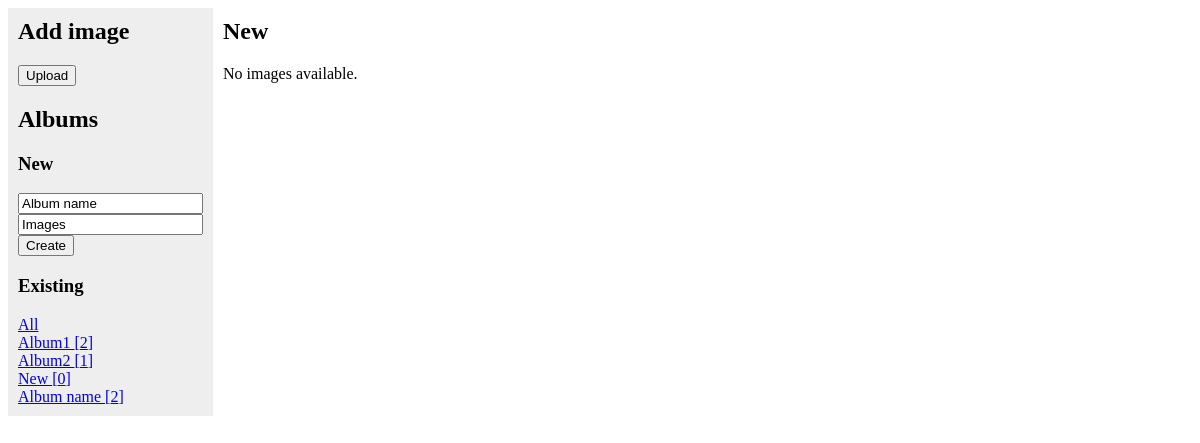
The page /gallery/album/3/ on the database as committed earlier.
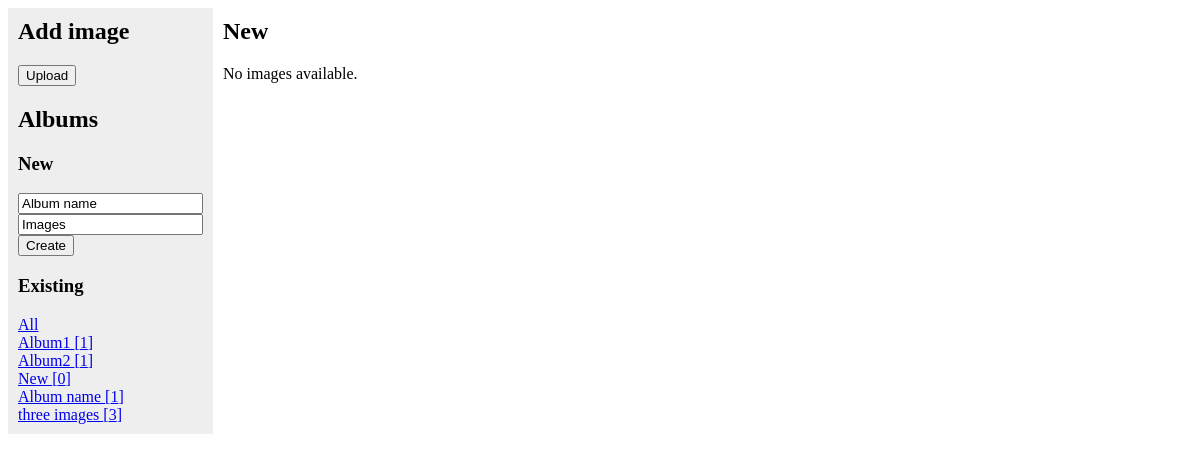
The same page on the database as committed later.
### gallery/models.py (models this page shows, shortened)
class Album(models.Model):
    images  = models.ManyToManyField(Image)
    name    = models.CharField(max_length=100)
    def size(self):
        return len(self.images.all())

### gallery/views.py (the view)
# urls.py: url(r'^album/(?P<album_id>\d+)/$', views.albumIndex, name='albumIndex'),
def albumIndex(request, album_id):
    albums = Album.objects.all()
    album = get_object_or_404(Album, pk=album_id)
    images = album.images.all()
    context = {
            'images' : images,
            'albums' : albums,
            'album'  : album
            }
    return render(request, 'gallery/index.html', context)

### gallery/templates/gallery/index.html (shortened to what this page needs)
{% load staticfiles %}
<link rel="stylesheet" type="text/css" href="{% static 'gallery/style.css' %}" />
<div class="page">
	<div class="pageRow">
	<div class="navbar">
		<h2>Add image</h2>
		<form action="{% url 'gallery:imageCreate' %}" method="post" enctype="multipart/form-data">
			<p><input type="submit" value="Upload" /></p>
		</form>
		<h2>Albums</h2>
		<h3>New</h3>
		<form action="{% url 'gallery:albumCreate' %}" method="post">
			<input type="text" name="name" value="Album name" />
			<input type="text" name="images" value="Images" id="newAlbumImages" readonly />
			<input type="submit" value="Create" />
		</form>
		<h3>Existing</h3>
		<a href="{% url 'gallery:index' %}">All</a><br>
		{% for album in albums %}
		<a href="{% url 'gallery:albumIndex' album.id %}">{{album.name}} [{{album.size }}]</a><br>
		{% endfor %}
	</div>
	<div class="content">
		{% if album %}
			<h2> {{ album.name }} </h2>
		{% endif %}
		{% if images %}
			<ul class="gallery columns-3" id="selectable">
				{% for image in images %}
				<li id="{{ image.id }}">
					<img src="{{ image.thumbnail.url }}">
					<h3> {{ image.title }} </h3>
					<p> Taken: {{ image.taken_date }} </p>
					<button type="button" onclick="showFullScreen('{{ image.imgfile.url }}')">View</button>
					{% if album %}
						<form action="{% url 'gallery:albumRemoveImage' album.id image.id %}" method="post">
							{% csrf_token %}
							<input type="submit" value="Remove" />
						</form>
					{% endif %}
				</li>
				{% endfor %}
			</ul>
		{% else %}
			<p>No images available.</p>
		{% endif %}
	</div>
	</div>
</div>

### gallery/static/gallery/style.css (style rules this page uses)
.page { display: table; width: 100%; }
.pageRow { display: table-row; }
.navbar { display: table-cell; width: 8%; padding:10px; background-color: #eeeeee; }
.content { display: table-cell; width:91%; padding:10px; }

Rows that differ between the two databases and show on the page:
computed for Album "Album1": size "2" → "1"
computed for Album "Album name": size "2" → "1"
added Album: name "three images", size "3"
